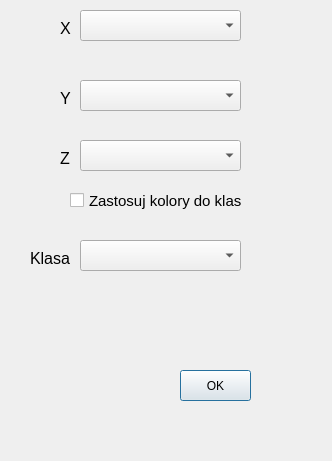
<?xml version="1.0" encoding="UTF-8"?>
<ui version="4.0">
 <class>Dialog</class>
 <widget class="QDialog" name="Dialog">
  <property name="geometry">
   <rect>
    <x>0</x>
    <y>0</y>
    <width>332</width>
    <height>461</height>
   </rect>
  </property>
  <property name="windowTitle">
   <string>Dialog</string>
  </property>
  <widget class="QComboBox" name="comboBoxColumnX">
   <property name="geometry">
    <rect>
     <x>80</x>
     <y>10</y>
     <width>161</width>
     <height>31</height>
    </rect>
   </property>
   <property name="font">
    <font>
     <pointsize>12</pointsize>
    </font>
   </property>
  </widget>
  <widget class="QPushButton" name="okButton">
   <property name="geometry">
    <rect>
     <x>180</x>
     <y>370</y>
     <width>71</width>
     <height>31</height>
    </rect>
   </property>
   <property name="text">
    <string>OK</string>
   </property>
  </widget>
  <widget class="QLabel" name="label_2">
   <property name="geometry">
    <rect>
     <x>60</x>
     <y>90</y>
     <width>21</width>
     <height>16</height>
    </rect>
   </property>
   <property name="font">
    <font>
     <pointsize>12</pointsize>
    </font>
   </property>
   <property name="text">
    <string>Y</string>
   </property>
  </widget>
  <widget class="QLabel" name="label">
   <property name="geometry">
    <rect>
     <x>60</x>
     <y>20</y>
     <width>21</width>
     <height>16</height>
    </rect>
   </property>
   <property name="font">
    <font>
     <pointsize>12</pointsize>
    </font>
   </property>
   <property name="text">
    <string>X</string>
   </property>
  </widget>
  <widget class="QComboBox" name="comboBoxColumnY">
   <property name="geometry">
    <rect>
     <x>80</x>
     <y>80</y>
     <width>161</width>
     <height>31</height>
    </rect>
   </property>
   <property name="font">
    <font>
     <pointsize>12</pointsize>
    </font>
   </property>
  </widget>
  <widget class="QComboBox" name="comboBoxColumnZ">
   <property name="geometry">
    <rect>
     <x>80</x>
     <y>140</y>
     <width>161</width>
     <height>31</height>
    </rect>
   </property>
   <property name="font">
    <font>
     <pointsize>12</pointsize>
    </font>
   </property>
  </widget>
  <widget class="QLabel" name="label_3">
   <property name="geometry">
    <rect>
     <x>60</x>
     <y>150</y>
     <width>21</width>
     <height>16</height>
    </rect>
   </property>
   <property name="font">
    <font>
     <pointsize>12</pointsize>
    </font>
   </property>
   <property name="text">
    <string>Z</string>
   </property>
  </widget>
  <widget class="QCheckBox" name="checkBoxColors">
   <property name="geometry">
    <rect>
     <x>70</x>
     <y>190</y>
     <width>191</width>
     <height>21</height>
    </rect>
   </property>
   <property name="font">
    <font>
     <pointsize>11</pointsize>
    </font>
   </property>
   <property name="text">
    <string>Zastosuj kolory do klas</string>
   </property>
  </widget>
  <widget class="QComboBox" name="comboBoxClass">
   <property name="geometry">
    <rect>
     <x>80</x>
     <y>240</y>
     <width>161</width>
     <height>31</height>
    </rect>
   </property>
   <property name="font">
    <font>
     <pointsize>12</pointsize>
    </font>
   </property>
  </widget>
  <widget class="QLabel" name="label_4">
   <property name="geometry">
    <rect>
     <x>30</x>
     <y>250</y>
     <width>51</width>
     <height>16</height>
    </rect>
   </property>
   <property name="font">
    <font>
     <pointsize>12</pointsize>
    </font>
   </property>
   <property name="text">
    <string>Klasa</string>
   </property>
  </widget>
 </widget>
 <resources/>
 <connections/>
</ui>
